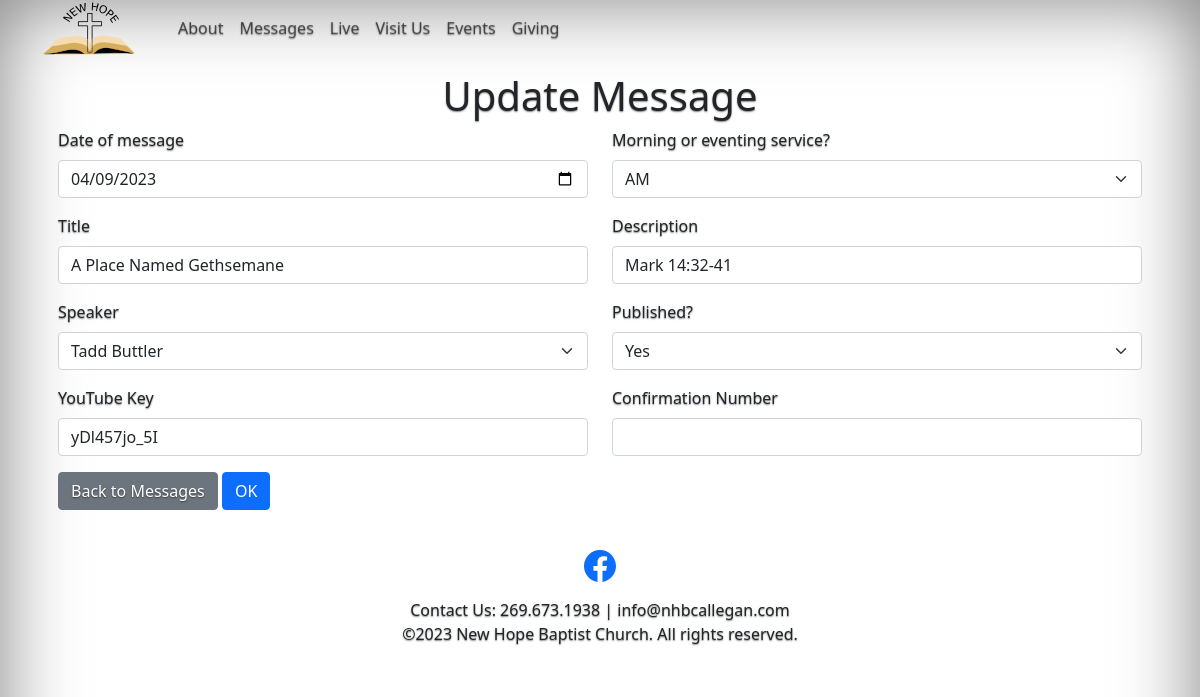
The page /update-message?id=89 on the database its author committed.
### app/models.py (models this page shows)
class VideoMessage(db.Model):
    id = db.Column(db.Integer, primary_key=True)
    title = db.Column(db.String(128))
    description = db.Column(db.String(256))
    timestamp = db.Column(db.DateTime, index=True, default=datetime.utcnow)
    youtube_id = db.Column(db.String(256), unique=True)
    speaker_id = db.Column(db.Integer, db.ForeignKey('speaker.id'))
    is_published = db.Column(db.Boolean)
    def __repr__(self) -> str:
        return f'VideoMessage:"{self.title} - {self.description}" Id:{self.id}, Timestamp:{self.timestamp}, YouTubeId:{self.youtube_id} IsPublished:{self.is_published} SpeakerId:{self.speaker_id}'

### app/routes.py (the view)
@app.route('/update-message', methods=['GET','POST'])
def update_message():
    baseMessage = 'update-message:'
    form = AddMessageForm(request.form)
    form.speaker.choices = GetSpeakerList()
    if form.validate_on_submit() and AuthorizedToUpdate(form.password.data):
        messageId = int(form.id.data)
        app.logger.info(f'{baseMessage} Form validated. Message ID: {messageId}')
        message = VideoMessage.query.filter_by(id = messageId).first()
        if bool(message):
            app.logger.info(f'{baseMessage} Update message: {message}')
            dateToStore = GetDateToStore(form.date.data, form.is_am_service.data == 'am')
            app.logger.info(f'{baseMessage} Message date: {dateToStore}')
            message.title = form.title.data
            message.description = form.description.data
            message.timestamp = dateToStore
            message.youtube_id = form.youtube_id.data
            message.is_published = True if form.is_published.data == '1' else False
            message.speaker_id = int(form.speaker.data)
            db.session.commit()
        else:
            app.logger.info(f'{baseMessage} Could not find the message to update.')
        return redirect(url_for('list_messages'))
    else:
        app.logger.info(f'{baseMessage} The form did not validate. FormMethod:{request.method}')
    if request.method == 'GET':
        messageId = int(request.args['id'])
        app.logger.info(f'{baseMessage} Message ID: {messageId}')
        message = VideoMessage.query.filter_by(id = messageId).first()
        app.logger.info(f'{baseMessage} Display message: {message}')
        if bool(message):
            form.id.data = messageId
            form.is_am_service.data = 'am' if message.timestamp.hour == 14 or message.timestamp.hour == 15 else 'pm'
            form.title.data = message.title
            form.description.data = message.description
            form.date.data = message.timestamp
            form.youtube_id.data = message.youtube_id
            form.is_published.data = '1' if message.is_published else '0'
            form.speaker.data = str(message.speaker_id)
    return render_template(
        'update_message.html',
        model = pageModel,
        form = form
    )

### app/routes.py (called while the page is built)
def GetSpeakerList():
    speakers = Speaker.query.order_by(Speaker.last_name.asc()).all()
    speakerList = [(s.id, f'{s.first_name} {s.last_name}') for s in speakers]
    return speakerList

### app/templates/update_message.html (shortened to what this page needs)
{% extends "base.html" %}
{% block content %}
    <div class="row p-3 rounded">
        <div class="col-12">
            <h1 style="text-align: center;">Update Message</h1>
        </div>
        <form  method="POST" action="{{ url_for('update_message') }}">
            <div class="row">
                <div class="col-md-6 mb-3">
                    {{ form.date.label(class_='form-label') }}
                    {{ form.date }}
                </div>
                <div class="col-md-6 mb-3">
                    {{ form.is_am_service.label(class_='form-label') }}
                    {{ form.is_am_service }}
                </div>
            </div>
            <div class="row">
                <div class="col-md-6 mb-3">
                    {{ form.title.label(class_='form-label') }}
                    {{ form.title }}
                </div>
                <div class="col-md-6 mb-3">
                    {{ form.description.label(class_='form-label') }}
                    {{ form.description }}
                </div>
            </div>
            <div class="row">
                <div class="col-md-6 mb-3">
                    {{ form.speaker.label(class_='form-label') }}
                    {{ form.speaker }}
                </div>
                <div class="col-md-6 mb-3 form-group">
                    {{ form.is_published.label(class_='form-label') }}
                    {{ form.is_published }}
                </div>
            </div>
            <div class="row">
                <div class="col-md-6 mb-3">
                    {{ form.youtube_id.label(class_='form-label') }}
                    {{ form.youtube_id }}
                </div>
                <div class="col-md-6 mb-3">
                    {{ form.password.label(class_='form-label') }}
                    {{ form.password }}
                </div>
            </div>
            <div class="row">
                <div class="col-md-12">
                    <a href="{{ url_for('list_messages')}}" class="btn btn-secondary">Back to Messages</a> {{ form.submit }}
                </div>
            </div>
    </form>
    </div>
{% endblock %}

### rows shown on the page
VideoMessage: title "A Place Named Gethsemane", description "Mark 14:32-41", speaker "Tadd Buttler", is_published "Yes", youtube_id "yDl457jo_5I"
